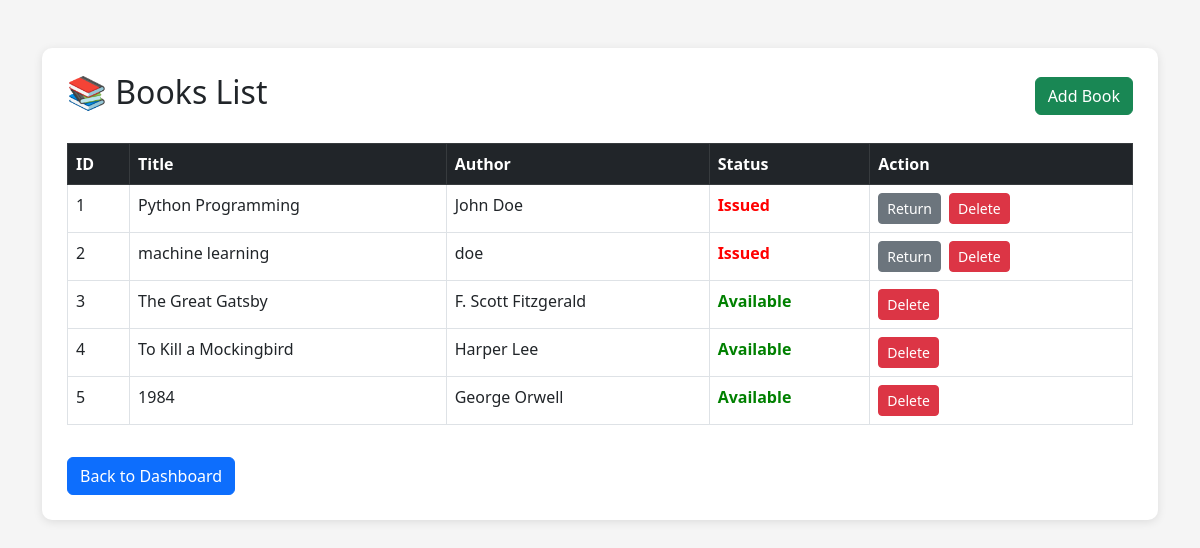
Before: /books with the older database file.
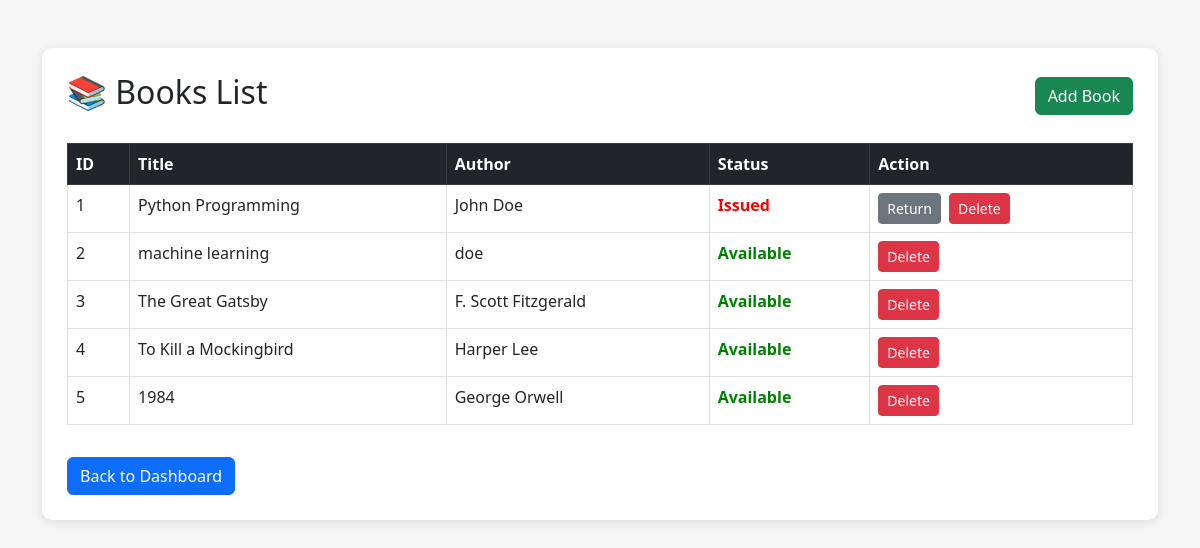
After: the same page with the newer database file.
### app/models.py (models this page shows)
class Book(db.Model):
    __table_args__ = (
        db.UniqueConstraint('title', 'author', name='uix_book_title_author'),
    )
    id = db.Column(db.Integer, primary_key=True)
    title = db.Column(db.String(100), nullable=False)
    author = db.Column(db.String(100), nullable=False)
    available = db.Column(db.Boolean, default=True)

### app/routes.py (the view)
@bp.route('/books')
def books():
    books = Book.query.all()
    return render_template('books.html', books=books)

### app/templates/books.html (shortened to what this page needs)
<!DOCTYPE html>
<html>
<head>
    <link href="https://cdn.jsdelivr.net/npm/bootstrap@5.3.0/dist/css/bootstrap.min.css" rel="stylesheet">
</head>
<body>
<div class="container mt-5">
    <div class="card-box">
        <div class="d-flex justify-content-between align-items-center mb-4">
            <h2>📚 Books List</h2>
            <a href="/add_book" class="btn btn-success">
                Add Book
            </a>
        </div>
        <table class="table table-bordered table-hover">
            <thead class="table-dark">
                <tr>
                    <th>ID</th>
                    <th>Title</th>
                    <th>Author</th>
                    <th>Status</th>
                    <th>Action</th>
                </tr>
            </thead>
            <tbody>
            {% for book in books %}
                <tr>
                    <td>{{ book.id }}</td>
                    <td>{{ book.title }}</td>
                    <td>{{ book.author }}</td>
                    <td>
                        {% if book.available %}
                            <span class="status-available">
                                Available
                            </span>
                        {% else %}
                            <span class="status-issued">
                                Issued
                            </span>
                        {% endif %}
                    </td>
                    <td>
                        <div class="d-flex gap-2">
                            {% if not book.available %}
                                <a href="/return_book/{{ book.id }}" class="btn btn-secondary btn-sm">
                                    Return
                                </a>
                            {% endif %}
                            <a href="/delete_book/{{ book.id }}" class="btn btn-danger btn-sm">
                                Delete
                            </a>
                        </div>
                    </td>
                </tr>
            {% endfor %}
            </tbody>
        </table>
        <a href="/" class="btn btn-primary mt-3">
            Back to Dashboard
        </a>
    </div>
</div>
</body>
</html>

Changed rows visible on the page:
changed Book "machine learning": available "Issued Return" → "Available"
